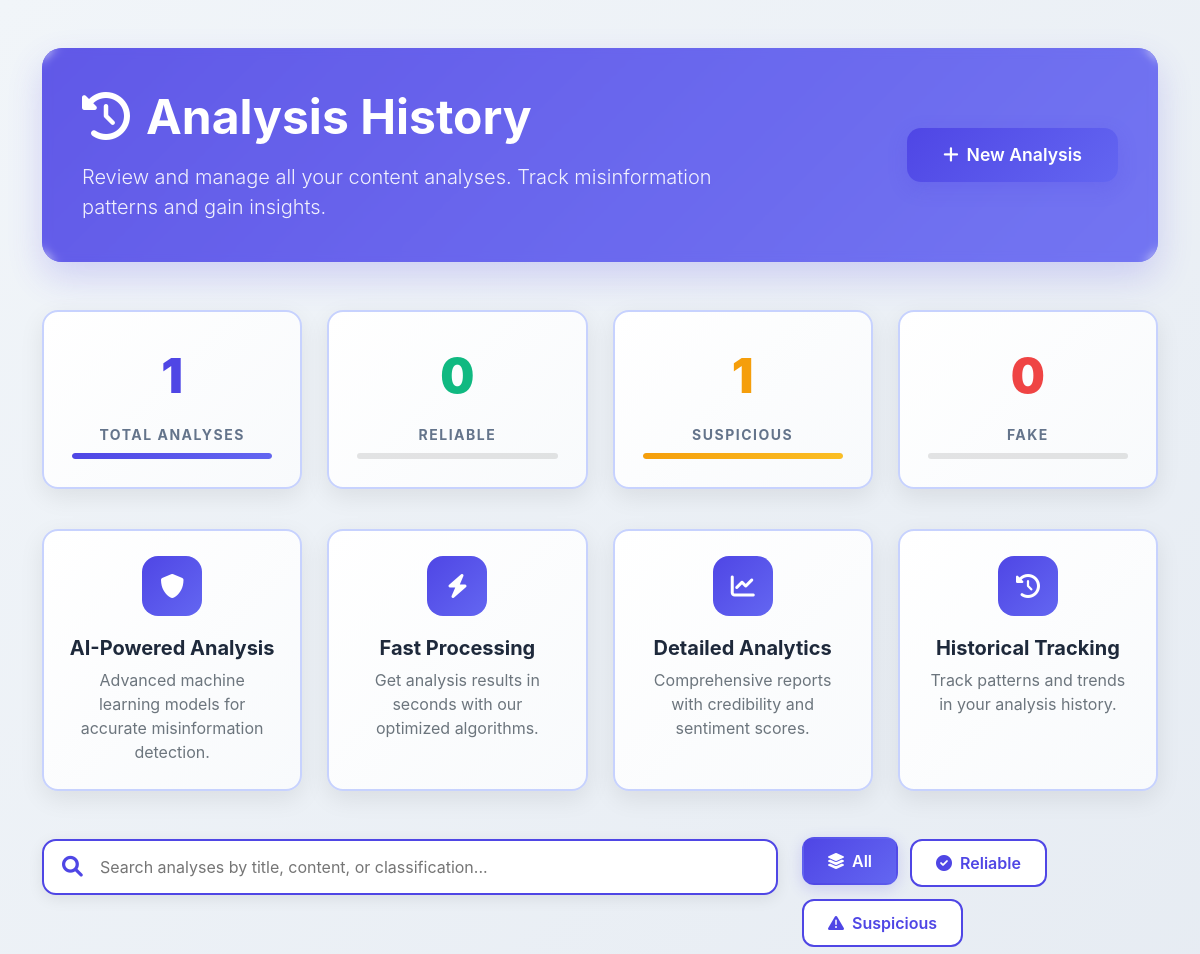
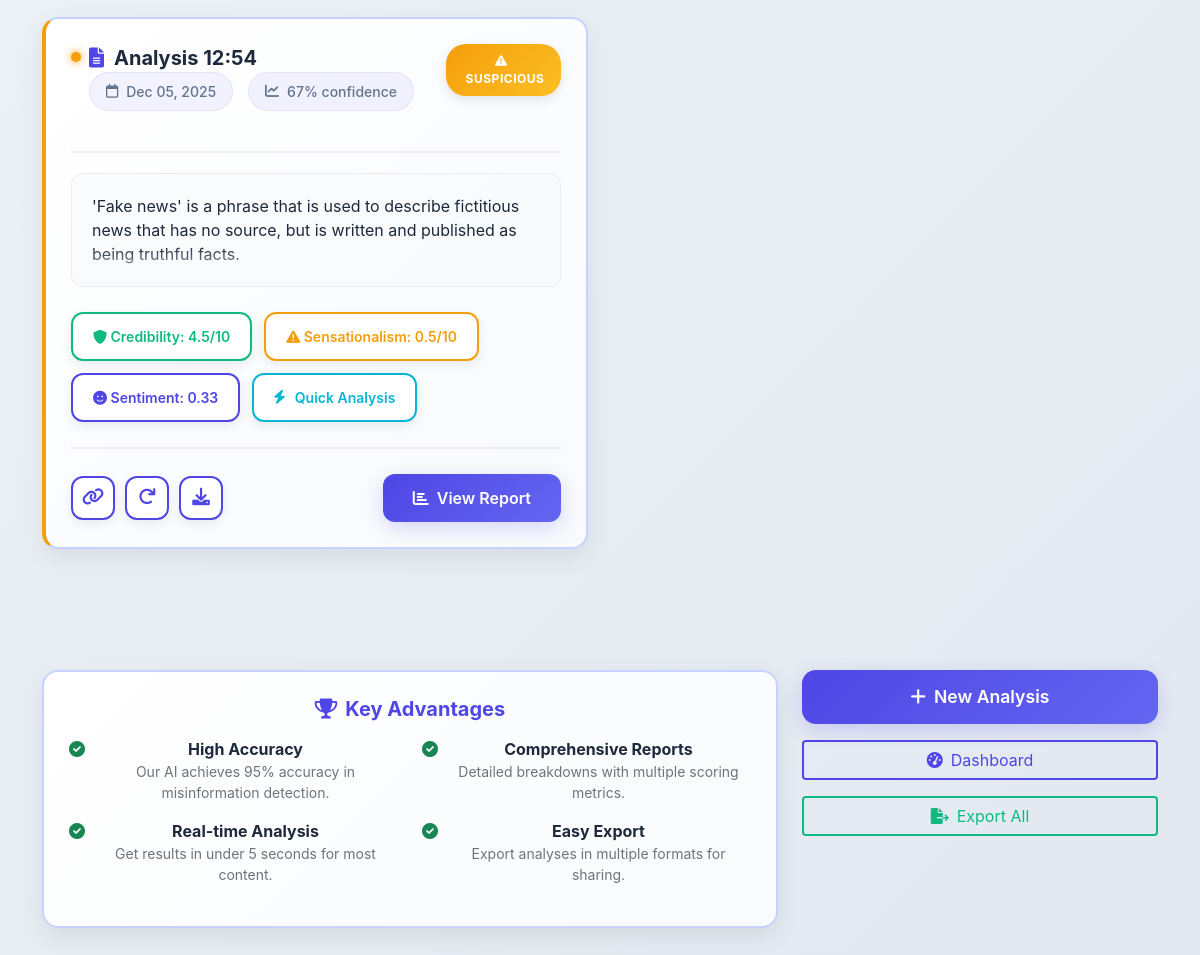
The app's page /history (signed in), older data (2 pictures, top to bottom).
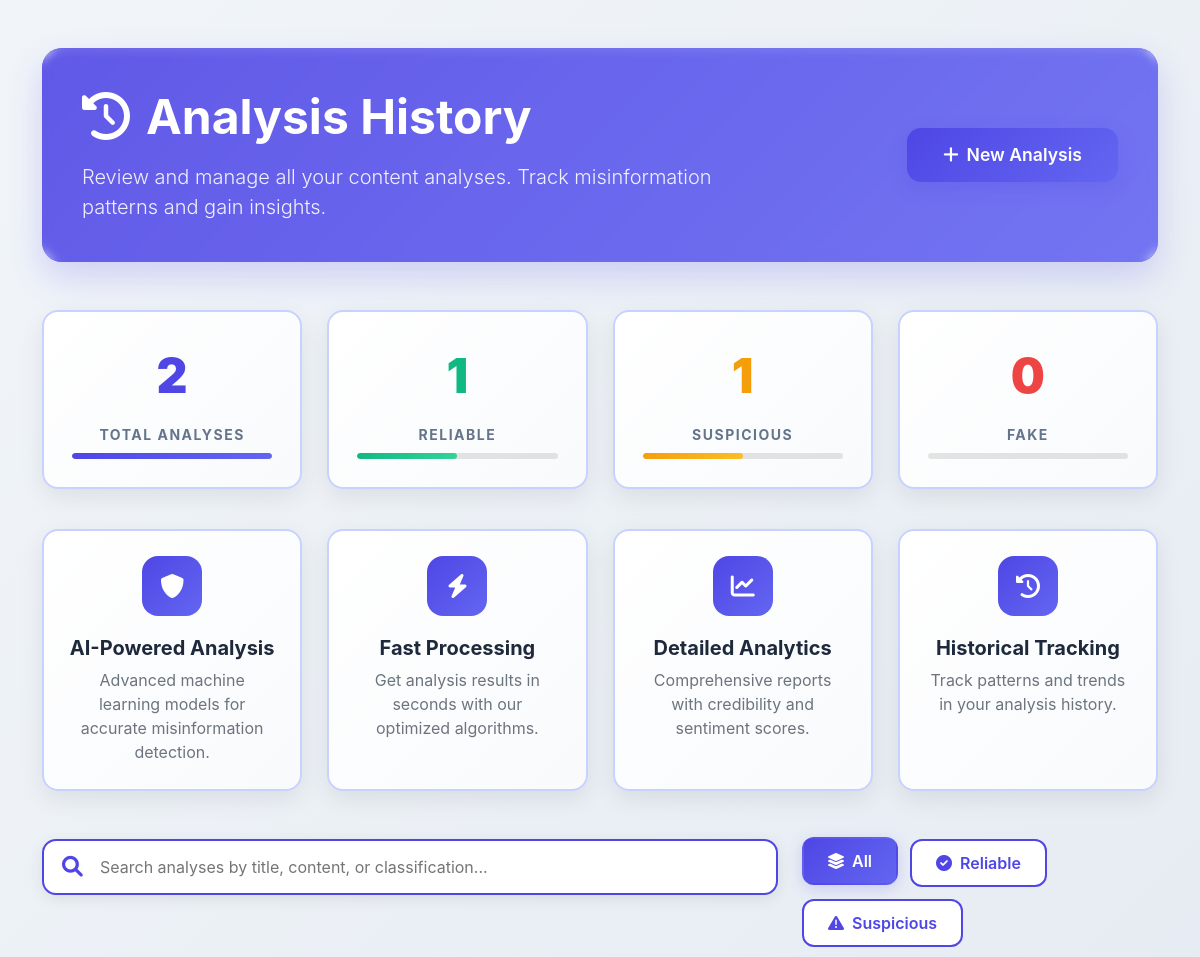
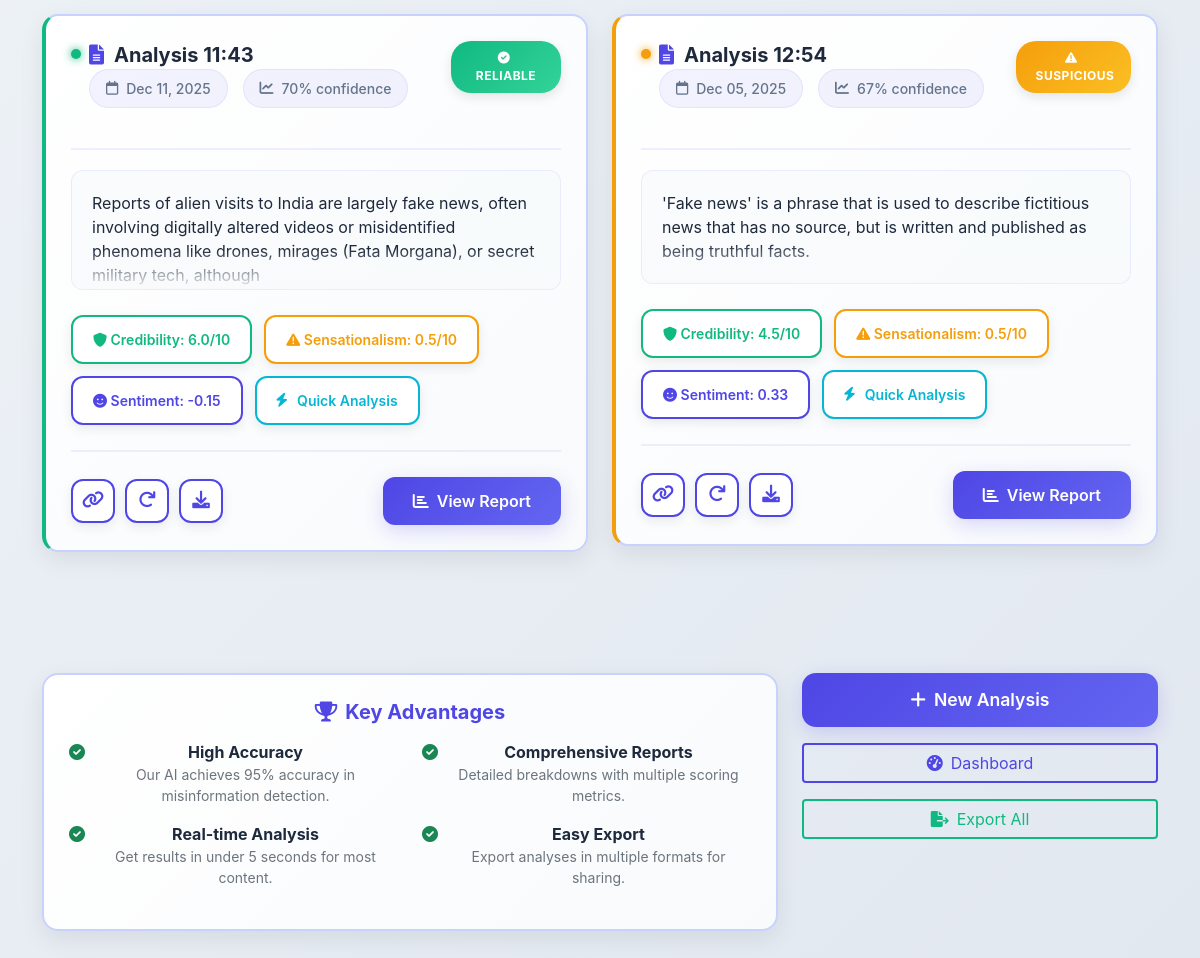
The same page, newer data (2 pictures, top to bottom).
### app.py (models this page shows, shortened)
class Analysis(db.Model):
    __tablename__ = 'analyses'
    id = db.Column(db.Integer, primary_key=True)
    title = db.Column(db.Text, default='')
    content = db.Column(db.Text, default='')  # raw text content (for display/search)
    article_data = db.Column(db.JSON, nullable=True)  # optional structured article extraction
    source_url = db.Column(db.Text, nullable=True)  # This should be nullable
    classification = db.Column(db.String(20), nullable=False, default='UNKNOWN')  # RELIABLE, SUSPICIOUS, FAKE, etc.
    confidence_score = db.Column(db.Float, nullable=True)
    sentiment_score = db.Column(db.Float, nullable=True)
    sensationalism_score = db.Column(db.Float, nullable=True)
    credibility_score = db.Column(db.Float, nullable=True)
    key_findings = db.Column(db.Text, default='[]')  # JSON string
    recommendations = db.Column(db.Text, nullable=True)  # JSON string
    fact_checks = db.Column(db.Text, nullable=True)  # JSON string
    analysis_metadata = db.Column(db.Text, default='{}')  # JSON string (e.g. word count, etc.)
    is_quick_analysis = db.Column(db.Boolean, default=False)
    user_id = db.Column(db.Integer, db.ForeignKey('user.id'), nullable=False)
    created_at = db.Column(db.DateTime, default=lambda: datetime.now(timezone.utc))
    updated_at = db.Column(db.DateTime, default=lambda: datetime.now(timezone.utc),
                           onupdate=lambda: datetime.now(timezone.utc))

### app.py (the view)
@app.route('/history')
@login_required
def analysis_history():
    page = request.args.get('page', 1, type=int)
    per_page = 20
    analyses_pagination = Analysis.query.filter_by(user_id=current_user.id) \
        .order_by(Analysis.created_at.desc()) \
        .paginate(page=page, per_page=per_page, error_out=False)
    total_analyses = Analysis.query.filter_by(user_id=current_user.id).count()
    reliable_count = Analysis.query.filter_by(user_id=current_user.id, classification='RELIABLE').count()
    suspicious_count = Analysis.query.filter_by(user_id=current_user.id, classification='SUSPICIOUS').count()
    fake_count = Analysis.query.filter_by(user_id=current_user.id, classification='FAKE').count()
    debug_mode = request.args.get('debug') == 'true'
    return render_template('analysis_history.html',
                           analyses=analyses_pagination.items,
                           pagination=analyses_pagination,
                           total_analyses=total_analyses,
                           reliable_count=reliable_count,
                           suspicious_count=suspicious_count,
                           fake_count=fake_count,
                           debug_mode=debug_mode)

### app.py (called while the page is built)
@login_manager.user_loader
def load_user(user_id):
    try:
        return db.session.get(User, int(user_id))
    except Exception:
        return None

### templates/analysis_history.html (shortened to what the changed rows need)
<!DOCTYPE html>
<html lang="en">
<head>
    <link href="https://cdn.jsdelivr.net/npm/bootstrap@5.1.3/dist/css/bootstrap.min.css" rel="stylesheet">
    <link rel="stylesheet" href="https://cdnjs.cloudflare.com/ajax/libs/font-awesome/6.0.0/css/all.min.css">
</head>
<body>
    <div class="container py-5">
        <div class="professional-header mb-5">
            <div class="row align-items-center">
                <div class="col-lg-8">
                    <h1 class="display-5 fw-bold mb-3">
                        <i class="fas fa-history me-3"></i>Analysis History
                    </h1>
                </div>
            </div>
        </div>
        {% if analyses %}
        <div class="stats-summary">
            <div class="summary-card total">
                <div class="summary-number">{{ total_analyses|default(0) }}</div>
                <div class="summary-label">Total Analyses</div>
                <div class="progress-track">
                    <div class="progress-fill progress-primary" style="width: 100%"></div>
                </div>
            </div>
            <div class="summary-card reliable">
                <div class="summary-number">{{ reliable_count|default(0) }}</div>
                <div class="summary-label">Reliable</div>
                <div class="progress-track">
                    <div class="progress-fill progress-success"
                         style="width: {{ (reliable_count/total_analyses*100)|default(0) }}%"></div>
                </div>
            </div>
            <div class="summary-card suspicious">
                <div class="summary-number">{{ suspicious_count|default(0) }}</div>
                <div class="summary-label">Suspicious</div>
                <div class="progress-track">
                    <div class="progress-fill progress-warning"
                         style="width: {{ (suspicious_count/total_analyses*100)|default(0) }}%"></div>
                </div>
            </div>
            <div class="summary-card fake">
                <div class="summary-number">{{ fake_count|default(0) }}</div>
                <div class="summary-label">Fake</div>
                <div class="progress-track">
                </div>
            </div>
        </div>
        {% endif %}
        {% if not analyses or analyses|length == 0 %}
        <div class="empty-state">
            <div class="empty-icon">
                <i class="fas fa-search"></i>
            </div>
            <h2 class="empty-title">No Analyses <span>Found</span></h2>
            <p class="empty-text">
                You haven't performed any analyses yet. Start by analyzing your first piece of content
                to detect misinformation and get valuable insights.
            </p>
            <a href="{{ url_for('analyze') }}" class="btn btn-primary-solid">
                <i class="fas fa-bolt me-2"></i>Start Your First Analysis
            </a>
        </div>
        {% else %}
        <div class="row" id="analysesGrid">
            {% for analysis in analyses %}
            <div class="col-lg-6 mb-4">
                <div class="history-card {{ analysis.classification|lower }}">
                    <div class="card-header-section">
                        <div class="d-flex align-items-start w-100">
                            <span class="status-indicator status-{{ analysis.classification|lower }} mt-2"></span>
                            <div class="flex-grow-1">
                                <h3 class="card-title">
                                    <i class="fas fa-file-alt"></i>{{ analysis.title or "Untitled Analysis" }}
                                </h3>
                                <div class="meta-info">
                                    <span class="meta-item">
                                        <i class="far fa-calendar"></i>
                                        {{ analysis.created_at.strftime('%b %d, %Y') }}
                                    </span>
                                    {% if analysis.confidence_score %}
                                    <span class="meta-item">
                                        <i class="fas fa-chart-line"></i>
                                        {{ "%.0f"|format(analysis.confidence_score * 100) }}% confidence
                                    </span>
                                    {% endif %}
                                </div>
                            </div>
                        </div>
                        <span class="classification-badge badge-{{ analysis.classification|lower }}">
                            {% if analysis.classification == 'RELIABLE' %}
                            <i class="fas fa-check-circle me-1"></i>
                            {% elif analysis.classification == 'SUSPICIOUS' %}
                            <i class="fas fa-exclamation-triangle me-1"></i>
                            {% elif analysis.classification == 'FAKE' %}
                            <i class="fas fa-times-circle me-1"></i>
                            {% else %}
                            <i class="fas fa-question-circle me-1"></i>
                            {% endif %}
                            {{ analysis.classification }}
                        </span>
                    </div>
                    {% if analysis.content %}
                    <div class="content-preview">
                        <p class="mb-0" style="color: var(--dark-color);">
                            {{ analysis.content[:200] }}{% if analysis.content|length > 200 %}...{% endif %}
                        </p>
                    </div>
                    {% endif %}
                    <div class="stats-container">
                        {% if analysis.credibility_score %}
                        <div class="stat-pill credibility tooltip-wrapper">
                            <i class="fas fa-shield-alt"></i>
                            <span>Credibility: {{ "%.1f"|format(analysis.credibility_score) }}/10</span>
                        </div>
                        {% endif %}
                        {% if analysis.sensationalism_score %}
                        <div class="stat-pill sensationalism tooltip-wrapper">
                            <i class="fas fa-exclamation-triangle"></i>
                            <span>Sensationalism: {{ "%.1f"|format(analysis.sensationalism_score) }}/10</span>
                        </div>
                        {% endif %}
                        {% if analysis.sentiment_score %}
                        <div class="stat-pill sentiment tooltip-wrapper">
                            <i class="fas fa-smile"></i>
                            <span>Sentiment: {{ "%.2f"|format(analysis.sentiment_score) }}</span>
                        </div>
                        {% endif %}
                        {% if analysis.is_quick_analysis %}
                        <div class="stat-pill confidence">
                            <i class="fas fa-bolt"></i>
                            <span>Quick Analysis</span>
                        </div>
                        {% endif %}
                    </div>
                    <div class="card-actions">
                        <div class="quick-actions">
                            <button class="action-icon tooltip-wrapper" onclick="copyAnalysisLink({{ analysis.id }})">
                                <i class="fas fa-link"></i>
                            </button>
                            <button class="action-icon tooltip-wrapper" onclick="reanalyze({{ analysis.id }})">
                                <i class="fas fa-redo"></i>
                            </button>
                            <button class="action-icon tooltip-wrapper" onclick="exportAnalysis({{ analysis.id }})">
                                <i class="fas fa-download"></i>
                            </button>
                        </div>
                        <a href="{{ url_for('analysis_detail', analysis_id=analysis.id) }}" class="btn btn-view-details">
                            <i class="fas fa-chart-bar me-2"></i>View Report
                        </a>
                    </div>
                </div>
            </div>
            {% endfor %}
        </div>
        {% endif %}
    </div>
</body>
</html>

Row changes from the older to the newer data that the page shows:
added Analysis: title "Analysis 11:43", created_at "Dec 11, 2025", analysis.confidence_score*100 "70", classification "RELIABLE", content "Reports of alien visits to India are largely fake news, often involving digitally altered videos or misidentified phenomena like drones, mirages (Fata Morgana), or secret military tech, although", credibility_score "6.0", sensationalism_score "0.5", sentiment_score "-0.15", is_quick_analysis True (drawn)
Text that changed along with them:
{{ total_analyses|default(0) }}: "1" → "2"
{{ reliable_count|default(0) }}: "0" → "1"
{{ (suspicious_count/total_analyses*100)|default(0) }}: 100.0 → 50.0 (drawn)
